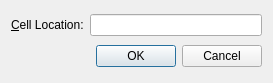
<?xml version="1.0" encoding="UTF-8"?>
<ui version="4.0">
 <class>GoToCellDialog</class>
 <widget class="QDialog" name="GoToCellDialog">
  <property name="geometry">
   <rect>
    <x>0</x>
    <y>0</y>
    <width>273</width>
    <height>83</height>
   </rect>
  </property>
  <property name="windowTitle">
   <string>GoToCellDialog</string>
  </property>
  <layout class="QVBoxLayout" name="verticalLayout">
   <item>
    <layout class="QHBoxLayout" name="horizontalLayout">
     <item>
      <widget class="QLabel" name="label">
       <property name="text">
        <string>&amp;Cell Location:</string>
       </property>
       <property name="buddy">
        <cstring>lineEdit</cstring>
       </property>
      </widget>
     </item>
     <item>
      <widget class="QLineEdit" name="lineEdit"/>
     </item>
    </layout>
   </item>
   <item>
    <widget class="QDialogButtonBox" name="buttonBox">
     <property name="standardButtons">
      <set>QDialogButtonBox::Cancel|QDialogButtonBox::Ok</set>
     </property>
    </widget>
   </item>
  </layout>
 </widget>
 <layoutdefault spacing="6" margin="11"/>
 <tabstops>
  <tabstop>lineEdit</tabstop>
  <tabstop>buttonBox</tabstop>
 </tabstops>
 <resources/>
 <connections/>
</ui>
